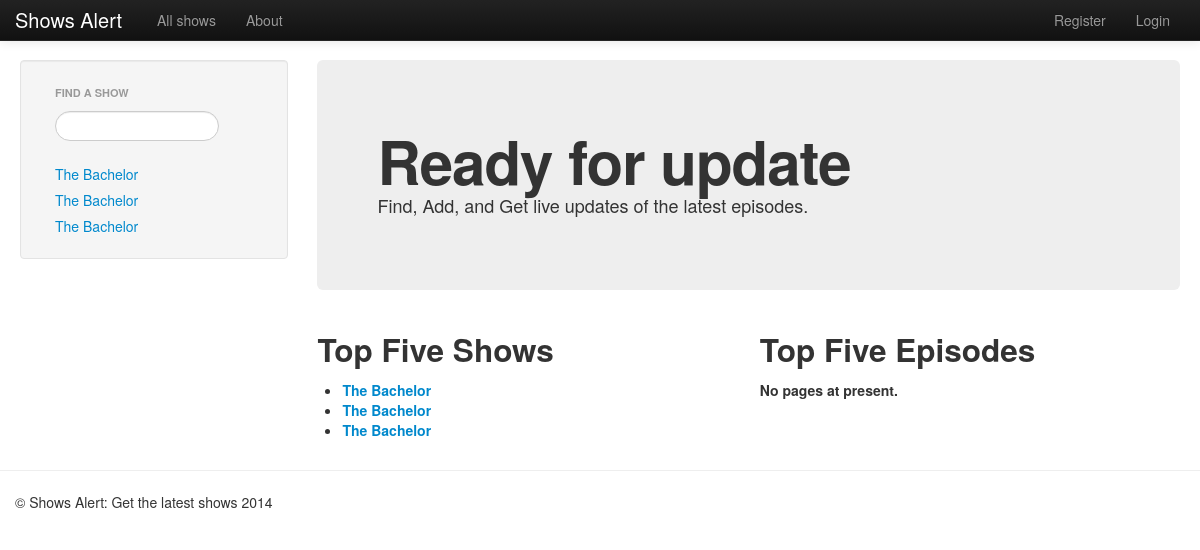
The page /rango/ on the database as committed earlier.
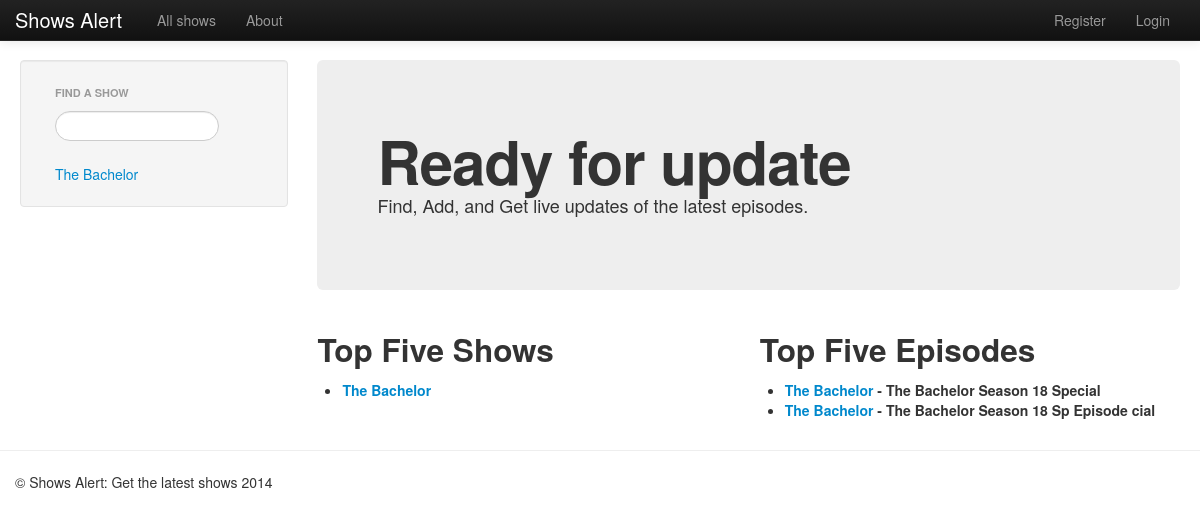
The same page on the database as committed later.
### rango/models.py (models this page shows, shortened)
class TvShows(models.Model):
	show_name = models.CharField(max_length=100)
	url = models.URLField(max_length=300, blank=True)
	picture_link = models.URLField(max_length=300, blank=True)
	likes = models.IntegerField(default=5)
	added = models.IntegerField(default=5)
	users = ['uehtesham90@gmail.com']

class Episode(models.Model):
	show = models.ForeignKey('TvShows')
	show_link = models.URLField(max_length=300)
	season_episode = models.CharField(max_length=300)
	sent = models.BooleanField(default=False)
	creation_date = models.DateTimeField(auto_now_add = True, editable=False)

### rango/views.py (the view)
def index(request):
	context = RequestContext(request)
	show_list = TvShows.objects.order_by('-likes')[:5]
	episodes = Episode.objects.order_by('-creation_date')[:5]
	encodeURL(show_list)
	context_dict = {'show_list': show_list, 'episodes': episodes}
	cat_list = get_category_list()
	context_dict['cat_list'] = cat_list
	return render_to_response('rango/index.html', context_dict, context)

### rango/views.py (called while the page is built)
def encodeURL(show_list):
	for show in show_list:
		show.url = show.show_name.replace(' ', '_')
	return

def encode_url(name):
	return name.replace(' ', '_')

def get_category_list(max_results=0, starts_with=''):
	cat_list = []
	if starts_with:
		cat_list = TvShows.objects.filter(name__startswith=starts_with)
	else:
		cat_list = TvShows.objects.all()
	if max_results > 0:
		if len(cat_list) > max_results:
			cat_list = cat_list[:max_results]
	for cat in cat_list:
		cat.url = encode_url(cat.show_name)
	return cat_list

### templates/rango/index.html
{% extends 'rango/base.html' %}
{% block body_block %}
<div class="hero-unit">
    <h1>Ready for update</h1>
    <p>Find, Add, and Get live updates of the latest episodes.</p>
</div>
<div class="row-fluid">
    <div class="span6">
        <h2>Top Five Shows</h2>
        {% if show_list %}
        <ul>
            {% for show in show_list %}
            <li><strong><a href="/rango/show/{{ show.url }}">{{ show.show_name }}</a></strong></li>
            {% endfor %}
        </ul>
        {% else %}
        <strong>No shows are present.</strong>
        {% endif %}
    </div>
    <div class="span6">
        <h2>Top Five Episodes</h2>
        {% if episodes %}
        <ul>
            {% for episode in episodes %}
            <li><strong><a href="/rango/{{ episode.show.url}}">{{ episode.show.show_name }} </a> - {{ episode.season_episode }}</strong></li>
            {% endfor %}
        </ul>
        {% else %}
        <strong>No pages at present.</strong>
        {% endif %}
    </div>
</div>
{% endblock %}

### templates/rango/base.html (shortened to what this page needs)
{% load static %}
<!DOCTYPE html>
<html>
    <head>
        <link href="{% static 'css/bootstrap-fluid-adj.css' %}" rel="stylesheet">
        <link href="{% static 'css/bootstrap.min.css' %}" rel="stylesheet" media="screen">
        <link href="{% static 'css/bootstrap-responsive.css' %}" rel="stylesheet">
    </head>
    <body>
        <div class="navbar navbar-inverse navbar-fixed-top">
            <div class="navbar-inner">
                <div class="container">
                    <a class="brand" href="/rango/">Shows Alert</a>
                   <div class="nav-collapse collapse">
                       <ul class="nav pull-right">
                           {% if user.is_authenticated %}
                            <li class="navbar-text">Welcome, {{ user.username }}!</li>
                            <li><a href="/rango/logout/">Logout</a></li>
                           {% else %}
                            <li><a href="/rango/register/">Register</a></li>
                            <li><a href="/rango/login/">Login</a></li>
                           {% endif %}
                       </ul>
                       <ul class="nav">
                           {% if user.is_authenticated %}
                            <li><a href="/rango/shows_list/">All shows</a></li>
                            <li><a href="/rango/my_list/">My list</a></li>
                            {% else %}
                            <li><a href="/rango/shows_list/">All shows</a></li>
                           {% endif %}
                             <li><a href="/rango/about/">About</a></li>
                       </ul>
                   </div>
               </div>
           </div>
        </div>
        <div class="container-fluid">
            <div class="row-fluid">
                <div class="span3">
                    <div class="well sidebar-nav">
        <ul class="nav nav-list">
                <li class="nav-header">Find a show</li>
                <form>
                <li><input  class="search-query span10" type="text" name="suggestion" value="" id="suggestion" /></li>
                </form>
        </ul>
{% if cat_list %}
        <div id="cats">
                {% include 'rango/category_list.html' with cat_list=cat_list %}
        </div>
{% endif %}
                    </div>
                </div>
                <div class="span9">
                    {% block body_block %}
                    {% endblock %}
                </div>
            </div>
        </div>
        <hr>
        <footer>
            <div class="container">
                <p>&copy; Shows Alert: Get the latest shows 2014</p>
            </div>
        </footer>
    </body>
</html>

### templates/rango/category_list.html
<ul class="nav nav-list">
    {% if cat_list %}
        {% for cat in cat_list %}
            <li><a href="/rango/show/{{ cat.url }}">{{ cat.show_name }}</a></li>
        {% endfor %}
    {% else %}
        <li>No shows are present.</li>
   {% endif %}
</ul>

Rows that differ between the two databases and show on the page:
removed TvShows: show_name "The Bachelor"
removed TvShows: show_name "The Bachelor"
added Episode: show.show_name "The Bachelor", season_episode "The Bachelor Season 18 Special"
added Episode: show.show_name "The Bachelor", season_episode "The Bachelor Season 18 Sp Episode cial"
Other text that changed with them:
text no longer shown: "No pages at present."
